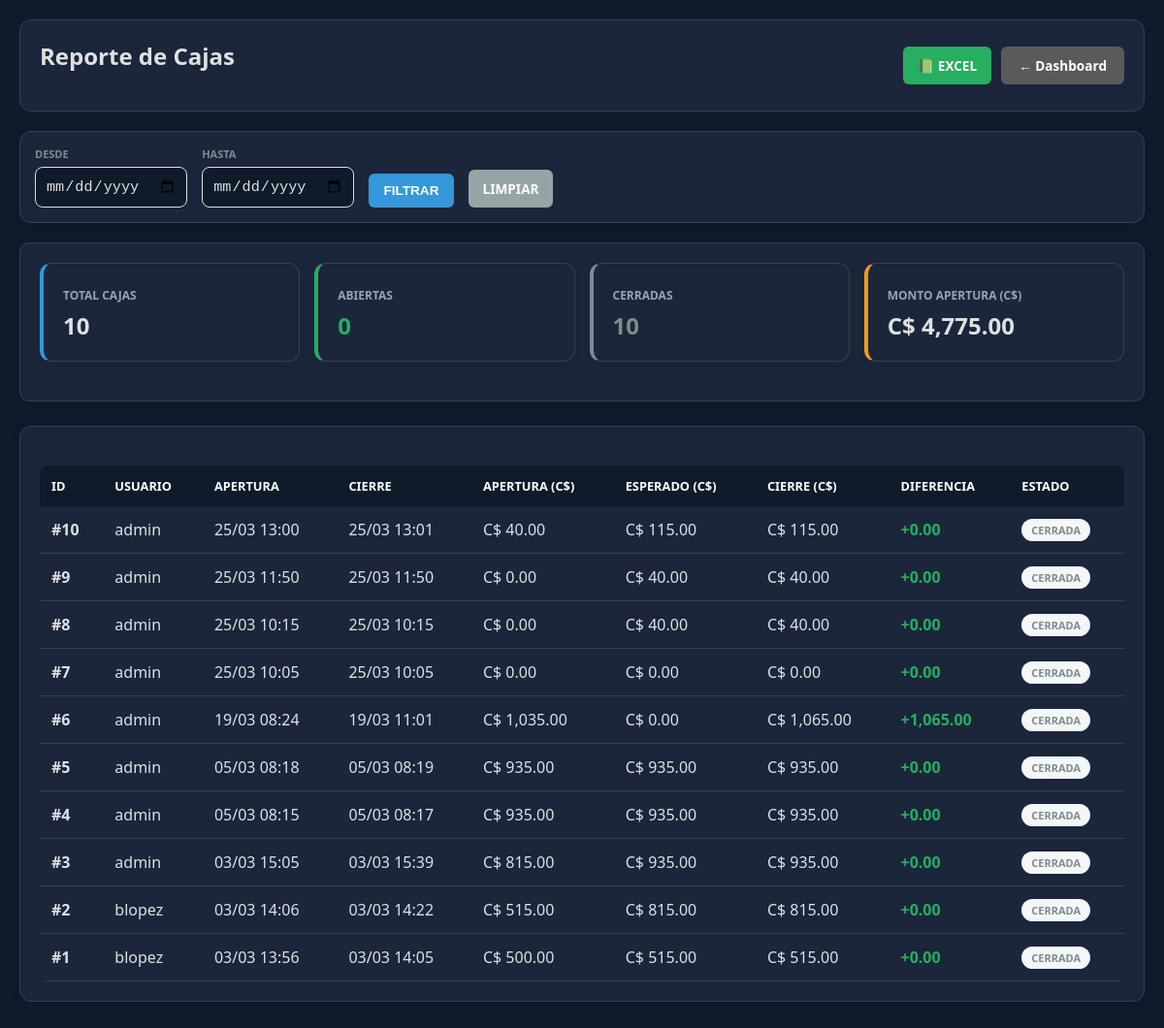
Page /views/admin/reporte_cajas.php (signed in) on the committed database.
### tables this page shows
CREATE TABLE `cajas` (
  `id` int(11) NOT NULL,
  `id_usuario` int(11) NOT NULL,
  `fecha_apertura` datetime DEFAULT current_timestamp(),
  `fecha_cierre` datetime DEFAULT NULL,
  `monto_apertura` decimal(10,2) NOT NULL,
  `monto_apertura_usd` decimal(10,2) DEFAULT 0.00,
  `monto_cierre` decimal(10,2) DEFAULT 0.00,
  `monto_cierre_usd` decimal(10,2) DEFAULT 0.00,
  `monto_esperado` decimal(10,2) DEFAULT 0.00,
  `estado` enum('ABIERTA','CERRADA') DEFAULT 'ABIERTA',
  `tasa_apertura` decimal(10,4) DEFAULT 36.6243,
  `nota` text DEFAULT NULL
);

CREATE TABLE `usuarios` (
  `id` int(11) NOT NULL,
  `nombre` varchar(50) NOT NULL,
  `apellido` varchar(50) NOT NULL,
  `usuario` varchar(50) NOT NULL,
  `cedula` varchar(20) NOT NULL,
  `password` varchar(255) NOT NULL,
  `telefono` varchar(20) DEFAULT NULL,
  `rol` enum('ADMIN','CAJA') NOT NULL DEFAULT 'CAJA',
  `fecha_creacion` timestamp NOT NULL DEFAULT current_timestamp()
);

### classes/Reporte.php (called while the page is built, shortened)
<?php
class Reporte {
    private $db;
    public function __construct($db) {
        $this->db = $db;
    }
    public function getHistorialCajas($desde = null, $hasta = null) {
        $sql = "SELECT c.*, u.usuario as nombre_usuario, u.rol as user_rol
                FROM cajas c
                JOIN usuarios u ON c.id_usuario = u.id";
        $params = [];
        $sql .= " ORDER BY c.id DESC";
        $stmt = $this->db->prepare($sql);
        $stmt->execute($params);
        return $stmt->fetchAll(PDO::FETCH_ASSOC);
    }
}

### views/admin/reporte_cajas.php (the view, shortened to what this page needs)
<?php
$tema = $_SESSION['tema'] ?? 'default';
require_once "../../classes/Reporte.php";
$db = (new Database())->getConnection();
$reporteObj = new Reporte($db);
$fechaI = $_GET['desde'] ?? null;
$fechaF = $_GET['hasta'] ?? null;
$cajas = $reporteObj->getHistorialCajas($fechaI, $fechaF);
$totalApertura = 0;
$cajasAbiertas = 0;
$cajasCerradas = 0;
foreach ($cajas as $c) {
    $totalApertura += $c['monto_apertura'];
    if ($c['estado'] === 'ABIERTA') $cajasAbiertas++;
    else $cajasCerradas++;
}
?>
<!DOCTYPE html>
<html lang="es">
<head>
    <link rel="stylesheet" href="../../public/css/estilos.css">
</head>
<body class="<?php echo ($tema !== 'default') ? 'tema-' . $tema : ''; ?>">
    <div class="header">
        <h2><i class="fas fa-money-check-alt"></i> Reporte de Cajas</h2>
        <div style="display:flex; gap:10px;">
            <a href="../../controllers/ExportController.php?type=cajas&desde=<?= $fechaI ?>&hasta=<?= $fechaF ?>" class="btn-accion" style="background:#27ae60; color:white;">📗 EXCEL</a>
            <a href="../dashboard.php" class="btn-volver gris">← Dashboard</a>
        </div>
    </div>
    <form method="GET" class="filtro-container">
        <div>
            <label style="font-size:11px; font-weight:bold; color:#7f8c8d;">DESDE</label>
            <input type="date" name="desde" value="<?= $fechaI ?>" style="padding:10px; border:1px solid #ddd; border-radius:8px;">
        </div>
        <div>
            <label style="font-size:11px; font-weight:bold; color:#7f8c8d;">HASTA</label>
            <input type="date" name="hasta" value="<?= $fechaF ?>" style="padding:10px; border:1px solid #ddd; border-radius:8px;">
        </div>
        <button type="submit" class="btn-accion" style="background:#3498db; color:white; border:none;"><i class="fas fa-search"></i> FILTRAR</button>
        <a href="reporte_cajas.php" class="btn-accion" style="background:#95a5a6; color:white; text-decoration:none;">LIMPIAR</a>
    </form>
    <div class="grid-stats">
        <div class="card-stat" style="border-left: 4px solid #3498db;">
            <small>TOTAL CAJAS</small>
            <h2><?= count($cajas) ?></h2>
        </div>
        <div class="card-stat" style="border-left: 4px solid #27ae60;">
            <small>ABIERTAS</small>
            <h2 style="color:#27ae60;"><?= $cajasAbiertas ?></h2>
        </div>
        <div class="card-stat" style="border-left: 4px solid #7f8c8d;">
            <small>CERRADAS</small>
            <h2 style="color:#7f8c8d;"><?= $cajasCerradas ?></h2>
        </div>
        <div class="card-stat" style="border-left: 4px solid #f39c12;">
            <small>MONTO APERTURA (C$)</small>
            <h2>C$ <?= number_format($totalApertura, 2) ?></h2>
        </div>
    </div>
    <div class="tabla-container">
        <table>
            <thead>
                <tr>
                    <th>ID</th>
                    <th>USUARIO</th>
                    <th>APERTURA</th>
                    <th>CIERRE</th>
                    <th>APERTURA (C$)</th>
                    <th>ESPERADO (C$)</th>
                    <th>CIERRE (C$)</th>
                    <th>DIFERENCIA</th>
                    <th>ESTADO</th>
                </tr>
            </thead>
            <tbody>
                <?php if(count($cajas) == 0): ?>
                <tr><td colspan="9" style="text-align:center; padding:30px; color:#999;">No hay registros</td></tr>
                <?php else: ?>
                <?php foreach($cajas as $c):
                    $diferencia = $c['monto_cierre'] - $c['monto_esperado'];
                    $claseDiff = $diferencia >= 0 ? 'diff-positiva' : 'diff-negativa';
                ?>
                <tr>
                    <td><strong>#<?= $c['id'] ?></strong></td>
                    <td><?= $c['nombre_usuario'] ?></td>
                    <td><?= date('d/m H:i', strtotime($c['fecha_apertura'])) ?></td>
                    <td><?= $c['fecha_cierre'] ? date('d/m H:i', strtotime($c['fecha_cierre'])) : '-' ?></td>
                    <td>C$ <?= number_format($c['monto_apertura'], 2) ?></td>
                    <td>C$ <?= number_format($c['monto_esperado'], 2) ?></td>
                    <td>C$ <?= number_format($c['monto_cierre'], 2) ?></td>
                    <td class="diferencia <?= $claseDiff ?>">
                        <?= ($diferencia >= 0 ? '+' : '') . number_format($diferencia, 2) ?>
                    </td>
                    <td>
                        <span class="badge <?= $c['estado'] === 'ABIERTA' ? 'badge-abierta' : 'badge-cerrada' ?>">
                            <?= $c['estado'] ?>
                        </span>
                    </td>
                </tr>
                <?php endforeach; ?>
                <?php endif; ?>
            </tbody>
        </table>
    </div>
</body>
</html>

### public/css/estilos.css (style rules this page uses)
:root { --primary: #27ae60; --secondary: #2c3e50; --danger: #e74c3c; --warning: #f39c12; --info: #3498db; --dark: #1a1a1a; --light: #f4f4f4; --bg-body: #f4f4f4; --bg-card: #ffffff; --text-main: #333333; --text-muted: #666666; --border-color: #dddddd; --header-bg: #2c3e50; --input-bg: #ffffff; --input-text: #333333; --input-border: #cccccc; --link-color: #2980b9; }
body.tema-darkblue { --primary: #3498db; --secondary: #0d1b2a; --danger: #e74c3c; --warning: #f39c12; --info: #5dade2; --dark: #f4f4f4; --light: #1b263b; --bg-body: #0d1b2a; --bg-card: #1b263b; --text-main: #e0e0e0; --text-muted: #94a3b8; --border-color: #334155; --header-bg: #0d1b2a; --input-bg: #0d1b2a; --input-text: #e0e0e0; --input-border: #334155; --link-color: #3498db; }
* { box-sizing: border-box; }
body { font-family: 'Segoe UI', Tahoma, Geneva, Verdana, sans-serif; background-color: var(--bg-body); color: var(--text-main); margin: 0; }
.card, .stat-card, .actions-box, .chart-box, .tabla-container, .seccion, .filtro-container, .grid-stats, .card-stat, .login-card, .stat-card, .recaudado-header, .calculadora-box, .page-card { background: var(--bg-card); color: var(--text-main); border: 1px solid var(--border-color); border-radius: 10px; padding: 20px; margin-bottom: 20px; box-shadow: 0 2px 8px rgba(0,0,0,0.08); }
.btn-accion, .btn-menu { display: inline-block; padding: 10px 18px; background: var(--secondary); color: white !important; text-decoration: none; border-radius: 6px; font-weight: 600; font-size: 0.85rem; transition: all 0.2s ease; border: none; cursor: pointer; }
.btn-volver { display: inline-block; padding: 8px 15px; background: var(--header-bg); color: white; text-decoration: none; border-radius: 5px; font-size: 0.8rem; font-weight: 600; }
table { width: 100%; border-collapse: collapse; background: var(--bg-card); color: var(--text-main); border-radius: 8px; overflow: hidden; margin-top: 20px; }
th { background: var(--header-bg); color: white; padding: 14px 12px; text-align: left; font-size: 0.8rem; text-transform: uppercase; }
td { padding: 12px; border-bottom: 1px solid var(--border-color); }
input, select, textarea { background: var(--input-bg); color: var(--input-text); border: 1px solid var(--input-border); padding: 12px; border-radius: 6px; font-size: 0.95rem; width: 100%; }
label { color: var(--text-muted); font-weight: 600; font-size: 0.8rem; margin-bottom: 6px; display: block; }
h1, h2, h3, h4, h5, h6 { color: var(--text-main); margin-top: 0; }
a { color: var(--link-color); text-decoration: none; }
.filtro-container { display: flex; align-items: flex-end; gap: 15px; flex-wrap: wrap; }
.badge { display: inline-block; padding: 4px 10px; border-radius: 15px; font-size: 11px; font-weight: 600; }
.badge-cerrada { background: #f4f6f7; color: #7f8c8d; }
.btn-volver { display: inline-block; padding: 10px 18px; background: var(--secondary); color: white !important; text-decoration: none; border-radius: 6px; font-weight: 600; font-size: 0.85rem; transition: all 0.2s ease; }
.btn-volver.gris { background: #7f8c8d; }
body.tema-oscuro .btn-volver.gris, body.tema-darkblue .btn-volver.gris { background: #5a5a5a; }

### rows in the picture
cajas: id "10", id_usuario.usuario "admin", fecha_apertura "25/03 13:00", fecha_cierre "25/03 13:01", monto_apertura "40.00", monto_esperado "115.00", monto_cierre "115.00", diferencia "0.00", estado "CERRADA"
cajas: id "9", id_usuario.usuario "admin", fecha_apertura "25/03 11:50", fecha_cierre "25/03 11:50", monto_apertura "0.00", monto_esperado "40.00", monto_cierre "40.00", diferencia "0.00", estado "CERRADA"
cajas: id "8", id_usuario.usuario "admin", fecha_apertura "25/03 10:15", fecha_cierre "25/03 10:15", monto_apertura "0.00", monto_esperado "40.00", monto_cierre "40.00", diferencia "0.00", estado "CERRADA"
cajas: id "7", id_usuario.usuario "admin", fecha_apertura "25/03 10:05", fecha_cierre "25/03 10:05", monto_apertura "0.00", monto_esperado "0.00", monto_cierre "0.00", estado "CERRADA"
cajas: id "6", id_usuario.usuario "admin", fecha_apertura "19/03 08:24", fecha_cierre "19/03 11:01", monto_apertura "1,035.00", monto_esperado "0.00", monto_cierre "1,065.00", diferencia "1,065.00", estado "CERRADA"
cajas: id "5", id_usuario.usuario "admin", fecha_apertura "05/03 08:18", fecha_cierre "05/03 08:19", monto_apertura "935.00", monto_esperado "935.00", monto_cierre "935.00", diferencia "0.00", estado "CERRADA"
cajas: id "4", id_usuario.usuario "admin", fecha_apertura "05/03 08:15", fecha_cierre "05/03 08:17", monto_apertura "935.00", monto_esperado "935.00", monto_cierre "935.00", diferencia "0.00", estado "CERRADA"
cajas: id "3", id_usuario.usuario "admin", fecha_apertura "03/03 15:05", fecha_cierre "03/03 15:39", monto_apertura "815.00", monto_esperado "935.00", monto_cierre "935.00", diferencia "0.00", estado "CERRADA"
cajas: id "2", id_usuario.usuario "blopez", fecha_apertura "03/03 14:06", fecha_cierre "03/03 14:22", monto_apertura "515.00", monto_esperado "815.00", monto_cierre "815.00", diferencia "0.00", estado "CERRADA"
cajas: id "1", id_usuario.usuario "blopez", fecha_apertura "03/03 13:56", fecha_cierre "03/03 14:05", monto_apertura "500.00", monto_esperado "515.00", monto_cierre "515.00", diferencia "0.00", estado "CERRADA"

### other values in the picture
count($cajas) "10"
$cajasAbiertas "0"
$cajasCerradas "10"
$totalApertura "4,775.00"
